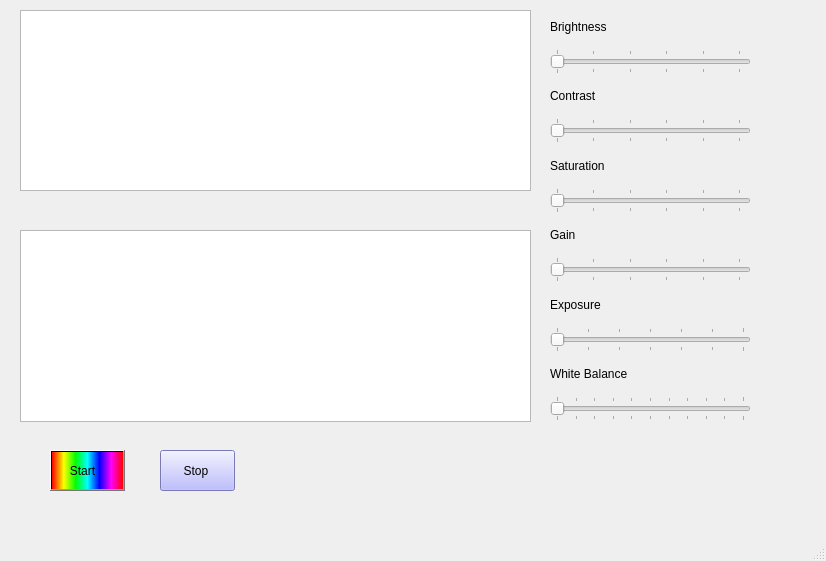
<?xml version="1.0" encoding="UTF-8"?>
<ui version="4.0">
 <class>MainWindow</class>
 <widget class="QMainWindow" name="MainWindow">
  <property name="geometry">
   <rect>
    <x>0</x>
    <y>0</y>
    <width>826</width>
    <height>561</height>
   </rect>
  </property>
  <property name="windowTitle">
   <string>MainWindow</string>
  </property>
  <property name="tabShape">
   <enum>QTabWidget::Rounded</enum>
  </property>
  <widget class="QWidget" name="centralwidget">
   <widget class="GraphicsView" name="figure1">
    <property name="geometry">
     <rect>
      <x>20</x>
      <y>10</y>
      <width>511</width>
      <height>181</height>
     </rect>
    </property>
   </widget>
   <widget class="PlotWidget" name="figure2">
    <property name="geometry">
     <rect>
      <x>20</x>
      <y>230</y>
      <width>511</width>
      <height>192</height>
     </rect>
    </property>
    <property name="frameShape">
     <enum>QFrame::StyledPanel</enum>
    </property>
    <property name="frameShadow">
     <enum>QFrame::Sunken</enum>
    </property>
   </widget>
   <widget class="QPushButton" name="buttonStart">
    <property name="geometry">
     <rect>
      <x>50</x>
      <y>450</y>
      <width>75</width>
      <height>41</height>
     </rect>
    </property>
    <property name="styleSheet">
     <string notr="true">background-color: rgb(170, 170, 255);
background-color: qlineargradient(spread:pad, x1:0, y1:0, x2:1, y2:0, stop:0 rgba(255, 0, 0, 255), stop:0.166 rgba(255, 255, 0, 255), stop:0.333 rgba(0, 255, 0, 255), stop:0.5 rgba(0, 255, 255, 255), stop:0.666 rgba(0, 0, 255, 255), stop:0.833 rgba(255, 0, 255, 255), stop:1 rgba(255, 0, 0, 255));
font: 10pt &quot;Calibri&quot;;</string>
    </property>
    <property name="text">
     <string>Start   </string>
    </property>
   </widget>
   <widget class="QPushButton" name="buttonStop">
    <property name="geometry">
     <rect>
      <x>160</x>
      <y>450</y>
      <width>75</width>
      <height>41</height>
     </rect>
    </property>
    <property name="styleSheet">
     <string notr="true">background-color: rgb(170, 170, 255);
border-color: rgb(255, 0, 0);
border-color: rgb(0, 0, 0);
font: 10pt &quot;Calibri&quot;;</string>
    </property>
    <property name="text">
     <string>Stop </string>
    </property>
   </widget>
   <widget class="QWidget" name="gridLayoutWidget">
    <property name="geometry">
     <rect>
      <x>550</x>
      <y>10</y>
      <width>201</width>
      <height>411</height>
     </rect>
    </property>
    <layout class="QGridLayout" name="gridLayout">
     <item row="5" column="0">
      <widget class="QSlider" name="sliderCont">
       <property name="maximum">
        <number>255</number>
       </property>
       <property name="orientation">
        <enum>Qt::Horizontal</enum>
       </property>
       <property name="tickPosition">
        <enum>QSlider::TicksBothSides</enum>
       </property>
       <property name="tickInterval">
        <number>50</number>
       </property>
      </widget>
     </item>
     <item row="9" column="0">
      <widget class="QSlider" name="sliderGain">
       <property name="maximum">
        <number>255</number>
       </property>
       <property name="orientation">
        <enum>Qt::Horizontal</enum>
       </property>
       <property name="tickPosition">
        <enum>QSlider::TicksBothSides</enum>
       </property>
       <property name="tickInterval">
        <number>50</number>
       </property>
      </widget>
     </item>
     <item row="12" column="0">
      <widget class="QSlider" name="sliderExpo">
       <property name="minimum">
        <number>1</number>
       </property>
       <property name="maximum">
        <number>7</number>
       </property>
       <property name="orientation">
        <enum>Qt::Horizontal</enum>
       </property>
       <property name="tickPosition">
        <enum>QSlider::TicksBothSides</enum>
       </property>
       <property name="tickInterval">
        <number>1</number>
       </property>
      </widget>
     </item>
     <item row="7" column="0">
      <widget class="QSlider" name="sliderSat">
       <property name="maximum">
        <number>255</number>
       </property>
       <property name="orientation">
        <enum>Qt::Horizontal</enum>
       </property>
       <property name="tickPosition">
        <enum>QSlider::TicksBothSides</enum>
       </property>
       <property name="tickInterval">
        <number>50</number>
       </property>
      </widget>
     </item>
     <item row="14" column="0">
      <widget class="QSlider" name="sliderWB">
       <property name="maximum">
        <number>10000</number>
       </property>
       <property name="singleStep">
        <number>500</number>
       </property>
       <property name="pageStep">
        <number>1000</number>
       </property>
       <property name="orientation">
        <enum>Qt::Horizontal</enum>
       </property>
       <property name="tickPosition">
        <enum>QSlider::TicksBothSides</enum>
       </property>
       <property name="tickInterval">
        <number>1000</number>
       </property>
      </widget>
     </item>
     <item row="10" column="0">
      <widget class="QLabel" name="label_5">
       <property name="text">
        <string>Exposure</string>
       </property>
      </widget>
     </item>
     <item row="13" column="0">
      <widget class="QLabel" name="label_6">
       <property name="text">
        <string>White Balance</string>
       </property>
      </widget>
     </item>
     <item row="0" column="0">
      <widget class="QLabel" name="label">
       <property name="text">
        <string>Brightness</string>
       </property>
      </widget>
     </item>
     <item row="3" column="0">
      <widget class="QLabel" name="label_3">
       <property name="text">
        <string>Contrast</string>
       </property>
      </widget>
     </item>
     <item row="8" column="0">
      <widget class="QLabel" name="label_4">
       <property name="text">
        <string>Gain</string>
       </property>
      </widget>
     </item>
     <item row="6" column="0">
      <widget class="QLabel" name="label_2">
       <property name="text">
        <string>Saturation</string>
       </property>
      </widget>
     </item>
     <item row="2" column="0">
      <widget class="QSlider" name="sliderBright">
       <property name="maximum">
        <number>255</number>
       </property>
       <property name="orientation">
        <enum>Qt::Horizontal</enum>
       </property>
       <property name="invertedAppearance">
        <bool>false</bool>
       </property>
       <property name="tickPosition">
        <enum>QSlider::TicksBothSides</enum>
       </property>
       <property name="tickInterval">
        <number>50</number>
       </property>
      </widget>
     </item>
    </layout>
   </widget>
  </widget>
  <widget class="QMenuBar" name="menubar">
   <property name="geometry">
    <rect>
     <x>0</x>
     <y>0</y>
     <width>826</width>
     <height>21</height>
    </rect>
   </property>
  </widget>
  <widget class="QStatusBar" name="statusbar"/>
 </widget>
 <customwidgets>
  <customwidget>
   <class>PlotWidget</class>
   <extends>QGraphicsView</extends>
   <header>pyqtgraph</header>
  </customwidget>
  <customwidget>
   <class>GraphicsView</class>
   <extends>QGraphicsView</extends>
   <header location="global">pyqtgraph</header>
  </customwidget>
 </customwidgets>
 <tabstops>
  <tabstop>figure1</tabstop>
  <tabstop>sliderGain</tabstop>
  <tabstop>buttonStart</tabstop>
  <tabstop>sliderExpo</tabstop>
  <tabstop>figure2</tabstop>
  <tabstop>sliderSat</tabstop>
  <tabstop>sliderCont</tabstop>
  <tabstop>sliderBright</tabstop>
  <tabstop>buttonStop</tabstop>
  <tabstop>sliderWB</tabstop>
 </tabstops>
 <resources/>
 <connections/>
</ui>
